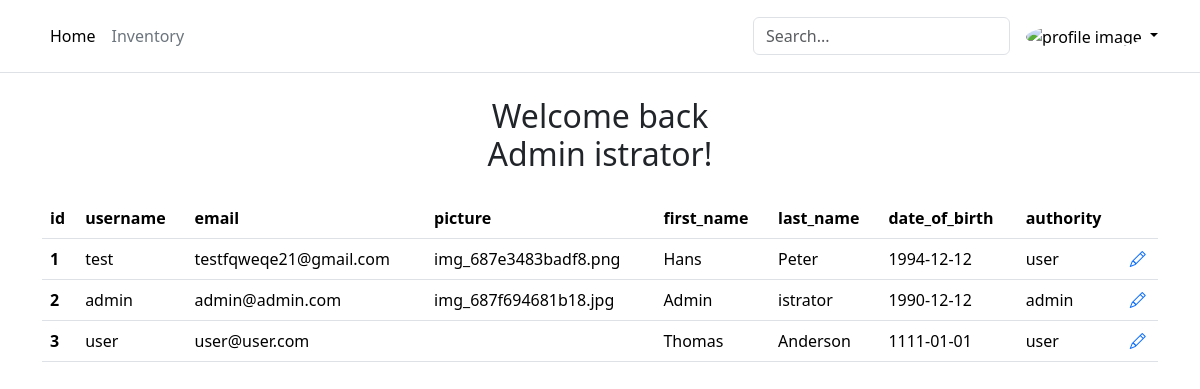
Screenshot of /website/dashboard.php (signed in) with the database file from the repository.
### tables this page shows
CREATE TABLE `user` (
  `id` int(11) NOT NULL,
  `username` varchar(50) NOT NULL,
  `password` varchar(255) NOT NULL,
  `email` varchar(150) NOT NULL,
  `picture` varchar(255) DEFAULT NULL,
  `first_name` varchar(50) NOT NULL,
  `last_name` varchar(50) NOT NULL,
  `date_of_birth` date NOT NULL,
  `authority` enum('user','admin') NOT NULL DEFAULT 'user'
);

### website/dashboard.php (the view, shortened to what this page needs)
<?php
require_once './components/db_connect.php';
require_once './components/util.php';
$my_user_id = getMyUserIdFromSession();
list($my_user_data, $my_profile_img_src) = getUserData($conn, $my_user_id);
$sql = "SELECT * FROM `user`";
$result = mysqli_query($conn, $sql);
$layout = "";
if ($result) {
  $rows = mysqli_fetch_all($result, MYSQLI_BOTH);
  $num_rows = count($rows);
  $num_columns_both = count($rows[0]);
  $num_columns_single = $num_columns_both / 2;
  $keys = array_keys($rows[0]);
  $layout .= "<table class='table'>";
  $layout .= "<thead><tr>";
  for ($i = 1; $i < $num_columns_both; $i += 2) {
    if ($keys[$i] == "password") continue;
    $layout .= "<th scope='col'>" . $keys[$i] . "</th>";
  }
  $layout .= "<th scope='col'></th>";
  $layout .= "</tr></thead>";
  for ($i = 0; $i < $num_rows; $i++) {
    $layout .= "<tr>";
    $current_user_id = $rows[$i][0];
    for ($j = 0; $j < $num_columns_single; $j++) {
      if ($keys[$j * 2 + 1] == "password") continue;
      if ($j == 0) {
        $layout .= "<th scope='row'>";
        $layout .= $rows[$i][$j];
        $layout .= "</th>";
      } else {
        $layout .= "<td>";
        $layout .= $rows[$i][$j];
        $layout .= "</td>";
      }
    }
    $layout .= "<td><a href='./admin_update_user.php?id=$current_user_id'><i class='bi bi-pencil'></i></a></td>";
    $layout .= "</tr>";
  }
  $layout .= "</table>";
}
?>
<!DOCTYPE html>
<html lang="en">
<head>
  <link href="https://cdn.jsdelivr.net/npm/bootstrap@5.3.7/dist/css/bootstrap.min.css" rel="stylesheet">
  <link rel="stylesheet" href="https://cdn.jsdelivr.net/npm/bootstrap-icons@1.13.1/font/bootstrap-icons.min.css">
</head>
<body>
  <main>
    <div class="container">
      <h2 class="text-center my-4">Welcome back<br><?= $my_user_data["first_name"] . ' ' . $my_user_data["last_name"] . '!' ?></h2>
      <?= $layout ?>
    </div>
  </main>
</body>
</html>

### rows the page displays
user: first_name "Admin", last_name "istrator", value "2", value "admin", value "admin@admin.com", value "img_687f694681b18.jpg", value "Admin", value "istrator", value "1990-12-12"
user: value "1", value "test", value "testfqweqe21@gmail.com", value "img_687e3483badf8.png", value "Hans", value "Peter", value "1994-12-12", value "user"
user: value "3", value "user", value "user@user.com", value "Thomas", value "Anderson", value "1111-01-01"

### other values shown
$keys[$i] "id"
$keys[$i] "username"
$keys[$i] "email"
$keys[$i] "picture"
$keys[$i] "first_name"
$keys[$i] "last_name"
$keys[$i] "date_of_birth"
$keys[$i] "authority"
